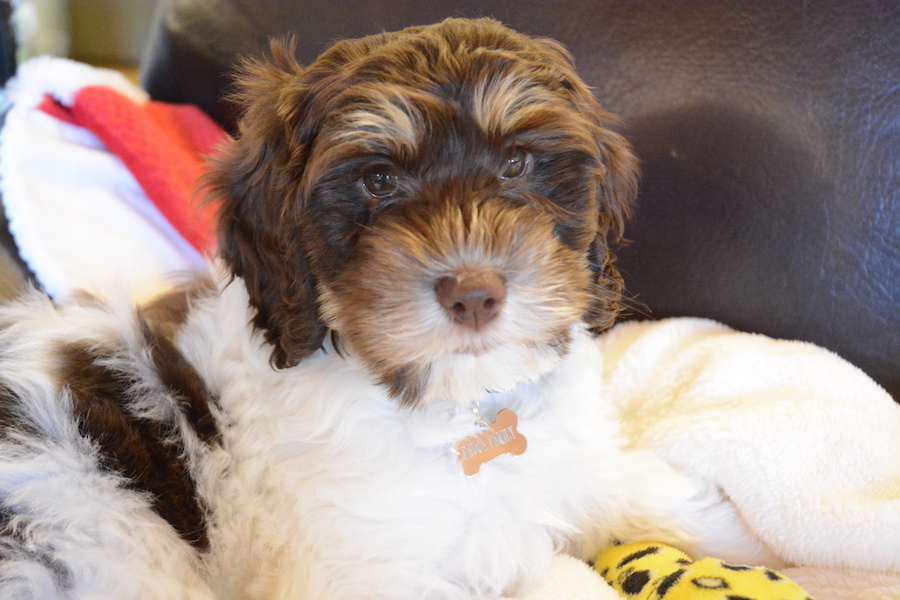
#> input picture Part5/dog.JPG, 900 x 600 px, found by its file name
$ python frequency_filtering.py
#> lines starting #> are read from the running program, lines starting #| are printed output that depends on the picture; after the words box and inside, x2 and y2 are one past the last pixel; in counts of white or black regions, pixels touching at a corner belong together
'''
Alex Brockman
Part 5 Frequency Filtering
'''

import cv2
import numpy as np
import matplotlib.pyplot as plt
import skimage as ski

#import image and make it gray
path = '/Users/Alex/Dropbox/Documents_WakeForest/Junior/CSC 391/Projects/Project #1 - Spatial and Frequency Filtering/VisionLab1/Part5/'
img = cv2.imread(path + 'dog.JPG')
#> img is the input picture: shape (600, 900, 3); mean B, G, R 137.2, 144.7, 161
img1 = cv2.cvtColor(img, cv2.COLOR_BGR2GRAY)
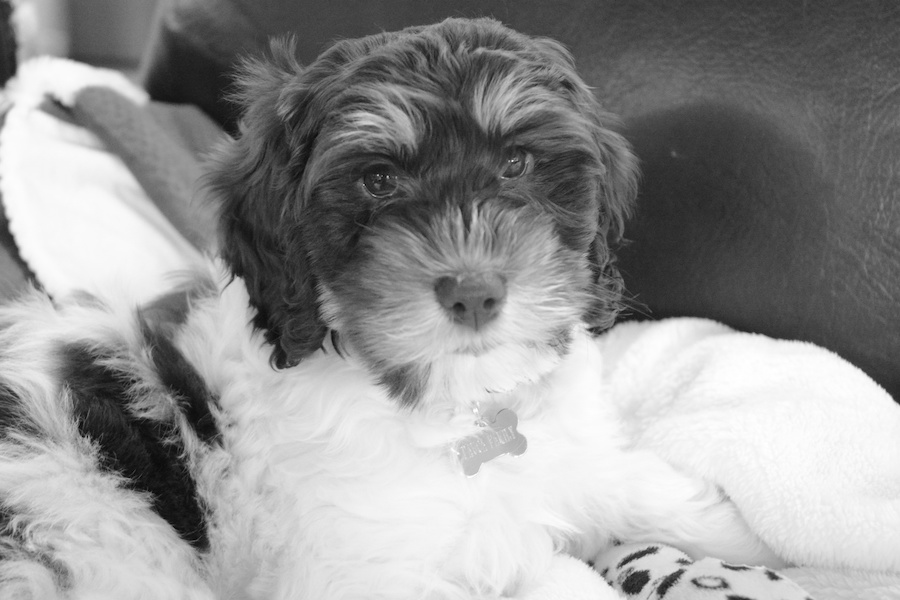
#> img1: shape (600, 900); min 1, max 255, mean 148.7
gray_image = cv2.resize(img1, (0, 0), fx=0.5, fy=0.5)
cv2.imshow('Gray Image', gray_image)
cv2.waitKey(0)
cv2.destroyAllWindows()

Y = (np.linspace(-int(gray_image.shape[0]/2), int(gray_image.shape[0]/2)-1, gray_image.shape[0]))
#> Y = 300 values from -150 to 149
X = (np.linspace(-int(gray_image.shape[1]/2), int(gray_image.shape[1]/2)-1, gray_image.shape[1]))
#> X = 450 values from -225 to 224
X, Y = np.meshgrid(X, Y)

# Explore the Butterworth filter
# U and V are arrays that give all integer coordinates in the 2-D plane
#  [-m/2 , m/2] x [-n/2 , n/2].
# Use U and V to create 3-D functions over (U,V)
U = (np.linspace(-int(gray_image.shape[0]/2), int(gray_image.shape[0]/2)-1, gray_image.shape[0]))
#> U = 300 values from -150 to 149
V = (np.linspace(-int(gray_image.shape[1]/2), int(gray_image.shape[1]/2)-1, gray_image.shape[1]))
#> V = 450 values from -225 to 224
U, V = np.meshgrid(U, V)
# The function over (U,V) is distance between each point (u,v) to (0,0)
D = np.sqrt(X*X + Y*Y)
# create x-points for plotting
xval = np.linspace(-int(gray_image.shape[1]/2), int(gray_image.shape[1]/2)-1, gray_image.shape[1])
#> xval = 450 values from -225 to 224
# Specify a frequency cutoff value as a function of D.max()
D0 = 0.25 * D.max()

# The ideal lowpass filter makes all D(u,v) where D(u,v) <= 0 equal to 1
# and all D(u,v) where D(u,v) > 0 equal to 0
idealLowPass = D <= D0

# Filter our small grayscale image with the ideal lowpass filter
# 1. DFT of image
print(gray_image.dtype)
#| uint8
FTgray_image = np.fft.fft2(gray_image.astype(float))
# 2. Butterworth filter is already defined in Fourier space
# 3. Elementwise product in Fourier space (notice fftshift of the filter)
FTgray_imageFiltered = FTgray_image * np.fft.fftshift(idealLowPass)
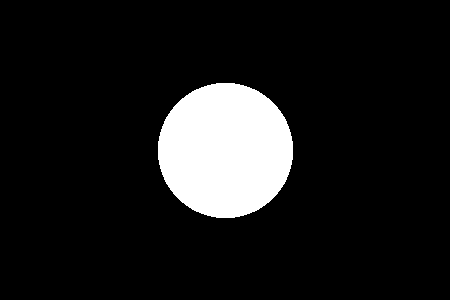
#> idealLowPass: shape (300, 450) bool; 10.6% white; 1 white region, box (x1, y1, x2, y2) and area: (158, 83, 293, 218) 14361
# 4. Inverse DFT to take filtered image back to the spatial domain
gray_imageFiltered = np.abs(np.fft.ifft2(FTgray_imageFiltered))
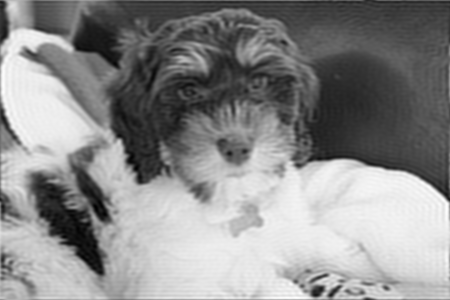
#> gray_imageFiltered: shape (300, 450) float64; min 5.72, max 265.8, mean 148.8; drawn with min black and max white

# Save the filter and the filtered image (after scaling)
idealLowPass = ski.img_as_ubyte(idealLowPass / idealLowPass.max())
gray_imageFiltered = ski.img_as_ubyte(gray_imageFiltered / gray_imageFiltered.max())
cv2.imwrite(path + "idealLowPass.jpg", idealLowPass)
cv2.imwrite(path + "grayImageIdealLowpassFiltered.jpg", gray_imageFiltered)

# Plot the ideal filter and then create and plot Butterworth filters of order
# n = 1, 2, 3, 4
plt.plot(xval, idealLowPass[int(idealLowPass.shape[0]/2), :], 'c--', label='ideal')
colors='brgkmc'
for n in range(1, 5):
    # Create Butterworth filter of order n
    H = 1.0 / (1 + (np.sqrt(2) - 1)*np.power(D/D0, 2*n))
    # Apply the filter to the grayscaled image
    FTgray_imageFiltered = FTgray_image * np.fft.fftshift(H)
    gray_imageFiltered = np.abs(np.fft.ifft2(FTgray_imageFiltered))
    gray_imageFiltered = ski.img_as_ubyte(gray_imageFiltered / gray_imageFiltered.max())
    cv2.imwrite(path + "grayImageButterworth-n" + str(n) + ".jpg", gray_imageFiltered)
    H = ski.img_as_ubyte(H / H.max())
    cv2.imwrite(path + "butter-n" + str(n) + ".jpg", H)
    # Get a slice through the center of the filter to plot in 2-D
    slice = H[int(H.shape[0]/2), :]
    plt.plot(xval, slice, colors[n-1], label='n='+str(n))
    plt.legend(loc='upper left')
#> this loop made 4 passes
#> pass 1, `H = ski.img_as_ubyte(H / H.max())`:
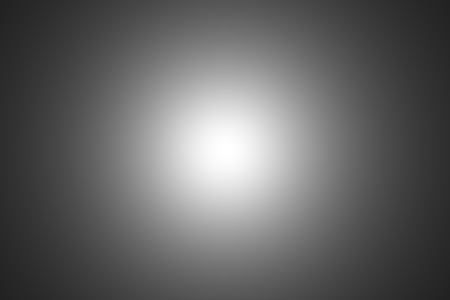
#> H: shape (300, 450); min 33, max 255, mean 101.1
#> after the loop:
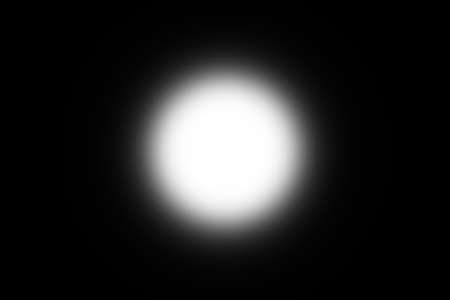
#> H: shape (300, 450); min 0, max 255, mean 37.4

plt.savefig(path + 'butterworthFilters.jpg', bbox_inches='tight')
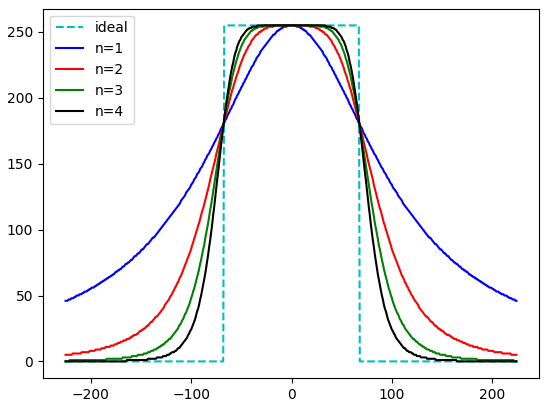
#> figure drawn by matplotlib, 1 panel; curve peaks at x = -67, y = 255; curve peaks at x = -4, y = 255; curve peaks at x = -17, y = 255

$ run again, with Part5/butter-n1.jpg copied over Part5/dog.JPG
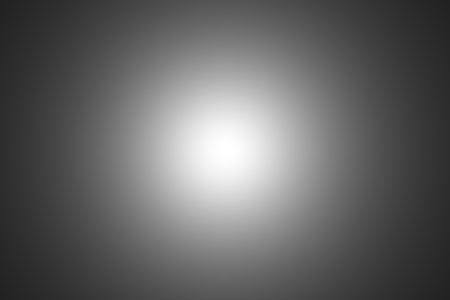
#> input picture Part5/butter-n1.jpg, 450 x 300 px, found by its file name
#> img is the input picture: shape (300, 450, 3); min 34, max 255, mean 101.1
#| uint8
#> `gray_imageFiltered = np.abs(np.fft.ifft2(FTgray_imageFiltered))`:
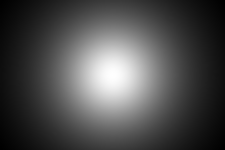
#> gray_imageFiltered: shape (150, 225) float64; min 33.91, max 255.2, mean 101.2; drawn with min black and max white
#> `plt.savefig(path + 'butterworthFilters.jpg', bbox_inches='tight')`:
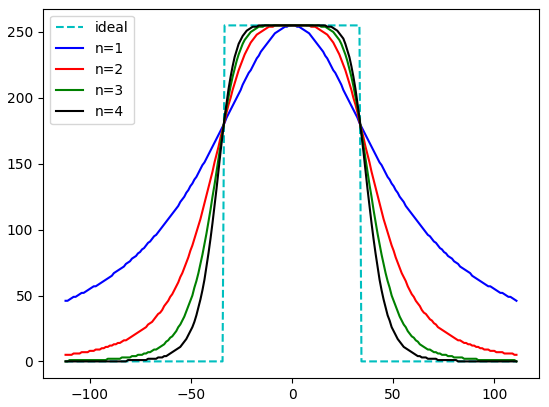
#> figure drawn by matplotlib, 1 panel; curve peaks at x = -33.35, y = 255; curve peaks at x = -1.5, y = 255; curve peaks at x = -8.46, y = 255
